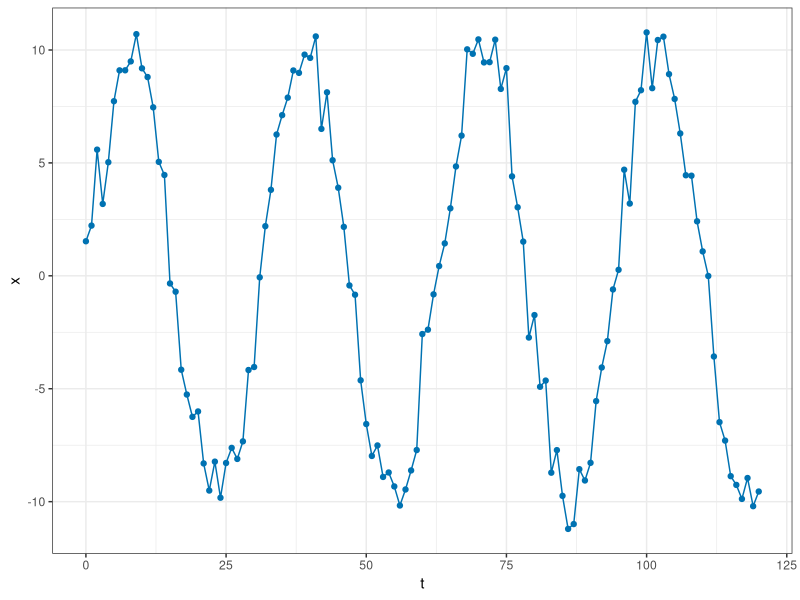
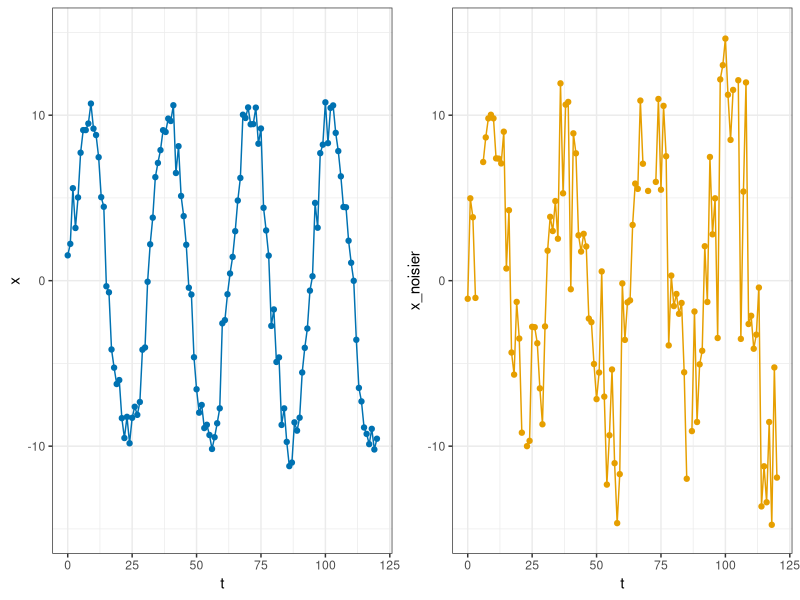

These charts were generated, in order, by the following R code:
## ---- chunk 1
knitr::opts_chunk$set(echo = TRUE)
library(tidyverse)
library(gridExtra)
## ---- chunk 2
t = seq(from = 0, to = 120)
x = 10*sin(t/5) + rnorm(121)
df = data.frame(x = t, y = x)

ggplot(df, aes(x = x, y = y)) +
  geom_line(color = '#0072B2') +
  geom_point(color = '#0072B2') +
  theme_bw() +
  xlab('t') +
  ylab('x')
## ---- chunk 3
x_noisier = 10*sin(t/5) + rnorm(121, mean = 0, sd = sqrt(16))
df_noisier = data.frame(x = t, y = x_noisier)

ggLowNoise = ggplot(df, aes(x = x, y = y)) +
  geom_line(color = '#0072B2') +
  geom_point(color = '#0072B2') +
  theme_bw() +
  xlab('t') +
  ylab('x') +
  scale_y_continuous(limits = c(-15,15))

ggHighNoise = ggplot(df_noisier, aes(x = x, y = y)) +
  geom_line(color = '#E69F00') +
  geom_point(color = '#E69F00') +
  theme_bw() +
  xlab('t') +
  ylab('x_noisier') +
  scale_y_continuous(limits = c(-15,15))

grid.arrange(ggLowNoise, ggHighNoise, nrow = 1)
## ---- chunk 4
10*sin(t/5)[46]
